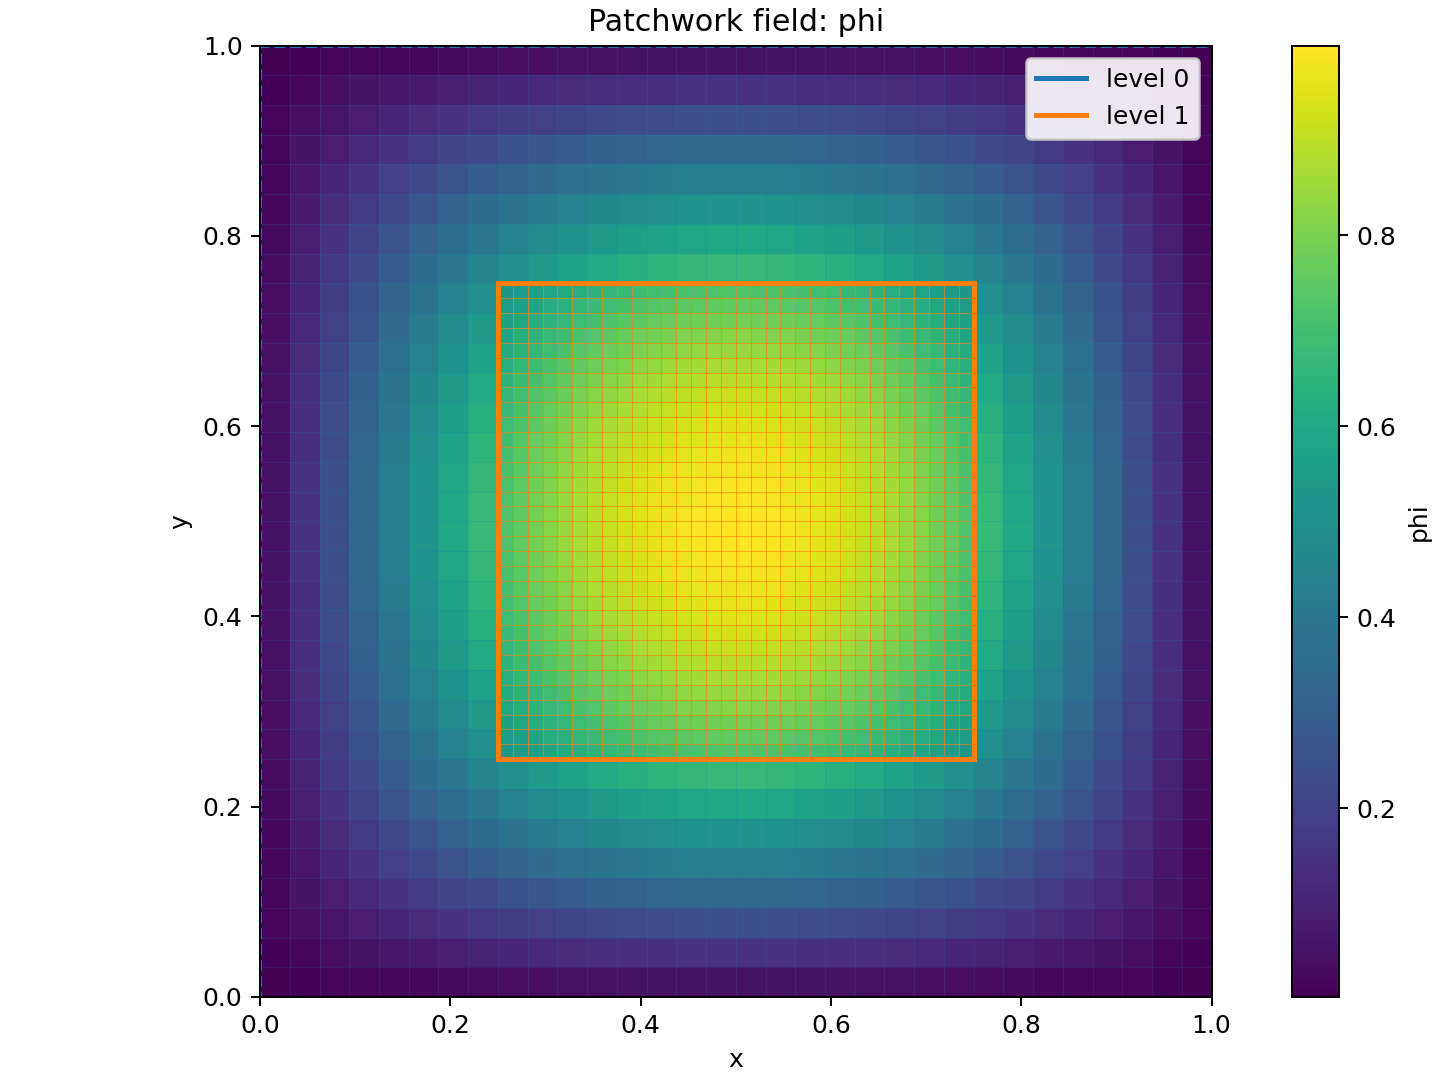

The Python source for this figure:
"""Solve a manufactured Poisson problem across coarse-fine interfaces."""

from pathlib import Path

import numpy as np

from patchwork import AMRHierarchy, plot_patches, solve_poisson

mesh = AMRHierarchy(base_shape=(32, 32))
mesh.add_patch(level=1, box=((16, 48), (16, 48)))
mesh.allocate_field("rhs", halo=1)

for patch in mesh:
    x, y = patch.local_cell_centers(mesh)
    patch.field("rhs").local[...] = 2.0 * np.pi**2 * np.sin(np.pi * x) * np.sin(np.pi * y)

solve_poisson(mesh, "rhs", potential="phi", boundary_value=0.0)
result = plot_patches(mesh, field="phi")
if result is not None:
    figure, _ = result
    output = Path(__file__).with_name("composite_poisson.png")
    figure.savefig(output, dpi=180)
    print(f"Saved {output}")
